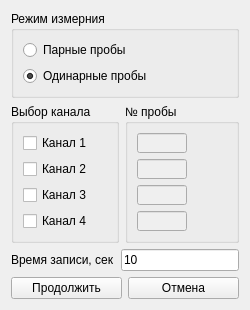
<?xml version="1.0" encoding="UTF-8"?>
<ui version="4.0">
 <class>StartMeasurment</class>
 <widget class="QWidget" name="StartMeasurment">
  <property name="geometry">
   <rect>
    <x>0</x>
    <y>0</y>
    <width>250</width>
    <height>289</height>
   </rect>
  </property>
  <property name="sizePolicy">
   <sizepolicy hsizetype="MinimumExpanding" vsizetype="Preferred">
    <horstretch>0</horstretch>
    <verstretch>0</verstretch>
   </sizepolicy>
  </property>
  <property name="windowTitle">
   <string>Параметры измерения</string>
  </property>
  <layout class="QVBoxLayout" name="verticalLayout_2">
   <item>
    <widget class="QGroupBox" name="groupBox_probe">
     <property name="sizePolicy">
      <sizepolicy hsizetype="Preferred" vsizetype="Fixed">
       <horstretch>0</horstretch>
       <verstretch>0</verstretch>
      </sizepolicy>
     </property>
     <property name="title">
      <string notr="true">Режим измерния</string>
     </property>
     <property name="flat">
      <bool>false</bool>
     </property>
     <property name="checkable">
      <bool>false</bool>
     </property>
     <layout class="QVBoxLayout" name="verticalLayout_3">
      <item>
       <widget class="QRadioButton" name="radioButton_double">
        <property name="text">
         <string>Парные пробы</string>
        </property>
       </widget>
      </item>
      <item>
       <widget class="QRadioButton" name="radioButton_single">
        <property name="text">
         <string>Одинарные пробы</string>
        </property>
        <property name="checked">
         <bool>true</bool>
        </property>
       </widget>
      </item>
     </layout>
    </widget>
   </item>
   <item>
    <layout class="QHBoxLayout" name="horizontalLayout">
     <item>
      <widget class="QGroupBox" name="groupBox_ch">
       <property name="title">
        <string>Выбор канала</string>
       </property>
       <layout class="QVBoxLayout" name="verticalLayout_4">
        <item>
         <widget class="QCheckBox" name="checkBox_ch1">
          <property name="text">
           <string>Канал 1</string>
          </property>
         </widget>
        </item>
        <item>
         <widget class="QCheckBox" name="checkBox_ch2">
          <property name="text">
           <string>Канал 2</string>
          </property>
         </widget>
        </item>
        <item>
         <widget class="QCheckBox" name="checkBox_ch3">
          <property name="text">
           <string>Канал 3</string>
          </property>
         </widget>
        </item>
        <item>
         <widget class="QCheckBox" name="checkBox_ch4">
          <property name="text">
           <string>Канал 4</string>
          </property>
         </widget>
        </item>
       </layout>
      </widget>
     </item>
     <item>
      <widget class="QGroupBox" name="groupBox">
       <property name="title">
        <string>№ пробы</string>
       </property>
       <layout class="QVBoxLayout" name="verticalLayout">
        <item>
         <widget class="QLineEdit" name="lineEdit_ch1">
          <property name="enabled">
           <bool>false</bool>
          </property>
          <property name="maximumSize">
           <size>
            <width>50</width>
            <height>20</height>
           </size>
          </property>
         </widget>
        </item>
        <item>
         <widget class="QLineEdit" name="lineEdit_ch2">
          <property name="enabled">
           <bool>false</bool>
          </property>
          <property name="maximumSize">
           <size>
            <width>50</width>
            <height>20</height>
           </size>
          </property>
         </widget>
        </item>
        <item>
         <widget class="QLineEdit" name="lineEdit_ch3">
          <property name="enabled">
           <bool>false</bool>
          </property>
          <property name="maximumSize">
           <size>
            <width>50</width>
            <height>20</height>
           </size>
          </property>
         </widget>
        </item>
        <item>
         <widget class="QLineEdit" name="lineEdit_ch4">
          <property name="enabled">
           <bool>false</bool>
          </property>
          <property name="maximumSize">
           <size>
            <width>50</width>
            <height>20</height>
           </size>
          </property>
         </widget>
        </item>
       </layout>
      </widget>
     </item>
    </layout>
   </item>
   <item>
    <layout class="QFormLayout" name="formLayout">
     <item row="0" column="0">
      <widget class="QLabel" name="label_t">
       <property name="text">
        <string>Время записи, сек</string>
       </property>
       <property name="buddy">
        <cstring>lineEdit_time</cstring>
       </property>
      </widget>
     </item>
     <item row="0" column="1">
      <widget class="QLineEdit" name="lineEdit_time">
       <property name="text">
        <string>10</string>
       </property>
      </widget>
     </item>
    </layout>
   </item>
   <item>
    <layout class="QHBoxLayout" name="horizontalLayout_3">
     <item>
      <widget class="QPushButton" name="pushButton_next">
       <property name="text">
        <string>Продолжить</string>
       </property>
       <property name="shortcut">
        <string>Return</string>
       </property>
      </widget>
     </item>
     <item>
      <widget class="QPushButton" name="pushButton_cancel">
       <property name="text">
        <string>Отмена</string>
       </property>
      </widget>
     </item>
    </layout>
   </item>
  </layout>
 </widget>
 <tabstops>
  <tabstop>checkBox_ch1</tabstop>
  <tabstop>lineEdit_ch1</tabstop>
  <tabstop>checkBox_ch2</tabstop>
  <tabstop>lineEdit_ch2</tabstop>
  <tabstop>checkBox_ch3</tabstop>
  <tabstop>lineEdit_ch3</tabstop>
  <tabstop>checkBox_ch4</tabstop>
  <tabstop>lineEdit_ch4</tabstop>
  <tabstop>radioButton_double</tabstop>
  <tabstop>radioButton_single</tabstop>
  <tabstop>lineEdit_time</tabstop>
 </tabstops>
 <resources/>
 <connections/>
</ui>
